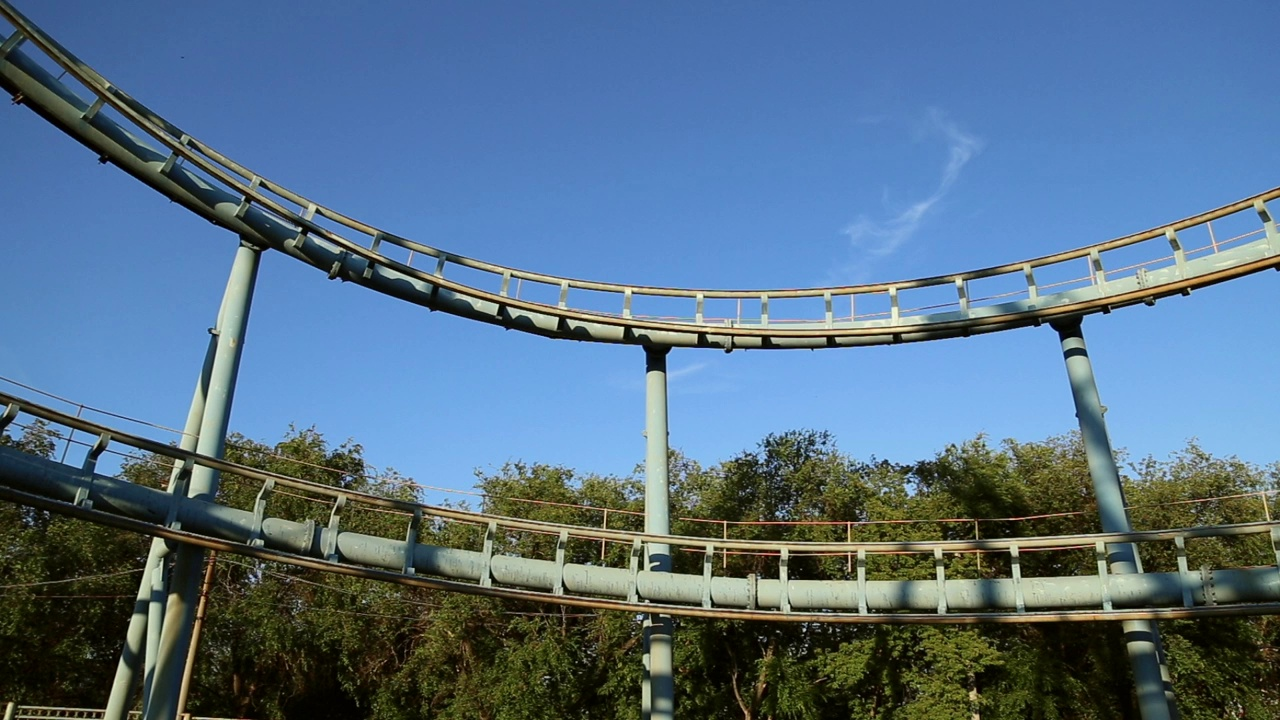
#> input picture Aprendidado_maquina/imagens_am/_000.jpg, 1280 x 720 px, given in place of mont_russa.mp4, which was not available
$ jupyter execute desafio.ipynb   (shell and % lines are left out)
#> lines starting #> are read from the running program, lines starting #| are printed output that depends on the picture; after the words box and inside, x2 and y2 are one past the last pixel; in counts of white or black regions, pixels touching at a corner belong together; pictures that were not available may be replaced by others from this repository, and a replacement may not be noted
[cell 1]
path = "imagens_am/"

[cell 2]
import cv2
import numpy as np

video = cv2.VideoCapture(path + 'mont_russa.mp4')
cont_frames = 0

lim_ini = np.array([0, 100, 100])
lim_fim = np.array([30, 255, 255])

while(True):
    ret, frame = video.read()
#> frame is the input picture: shape (720, 1280, 3); mean B, G, R 136.2, 112.4, 85.5
    if ret:
        nome = path + '_' + "{0:03}".format(cont_frames) + '.jpg'
        print(nome)
        cv2.imwrite(nome, frame)
        cont_frames += 1
        im_ar_hsv = cv2.cvtColor(frame, cv2.COLOR_BGR2HSV)
#> im_ar_hsv: shape (720, 1280, 3); mean H, S, V 77.9, 133.8, 147
        templ_cor = cv2.inRange(im_ar_hsv, lim_ini, lim_fim)
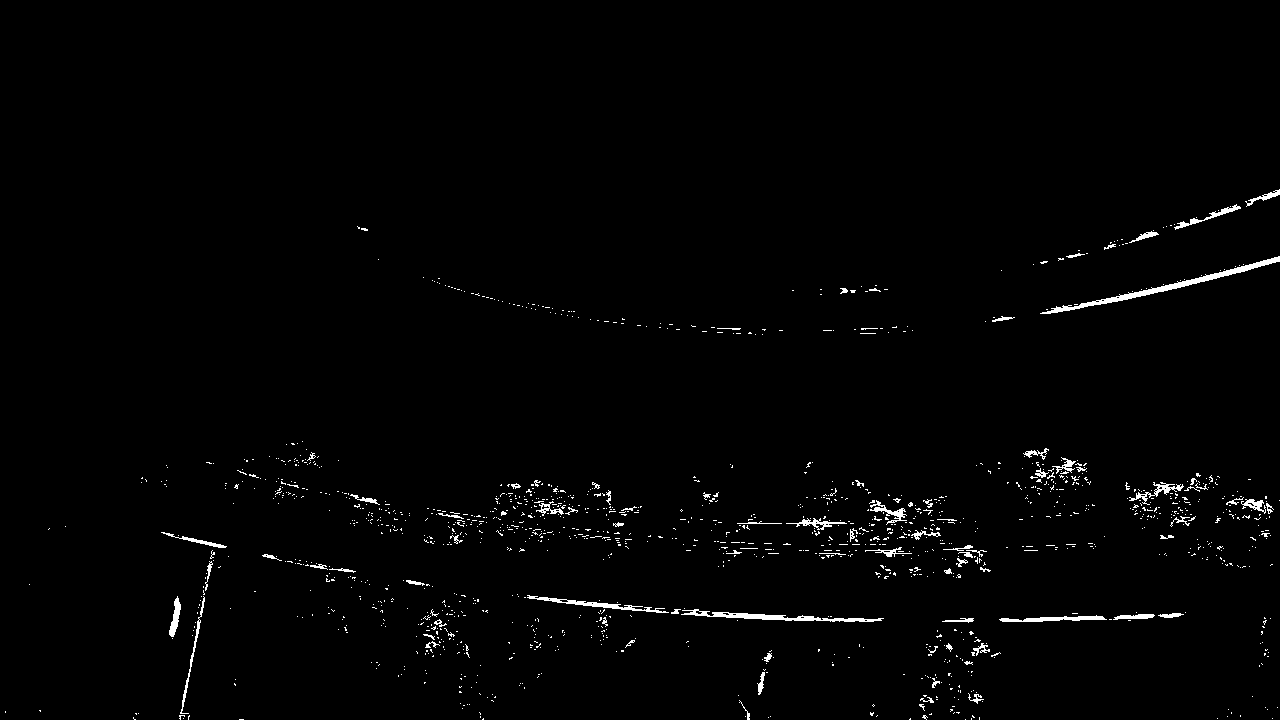
#> templ_cor: shape (720, 1280); 1.3% white; 1427 white regions (1342 under 20 px), largest, box (x1, y1, x2, y2) and area: (1040, 256, 1280, 314) 1238, (681, 609, 884, 622) 797, (527, 595, 669, 613) 504
        saida = cv2.bitwise_and(frame, frame, mask=templ_cor)
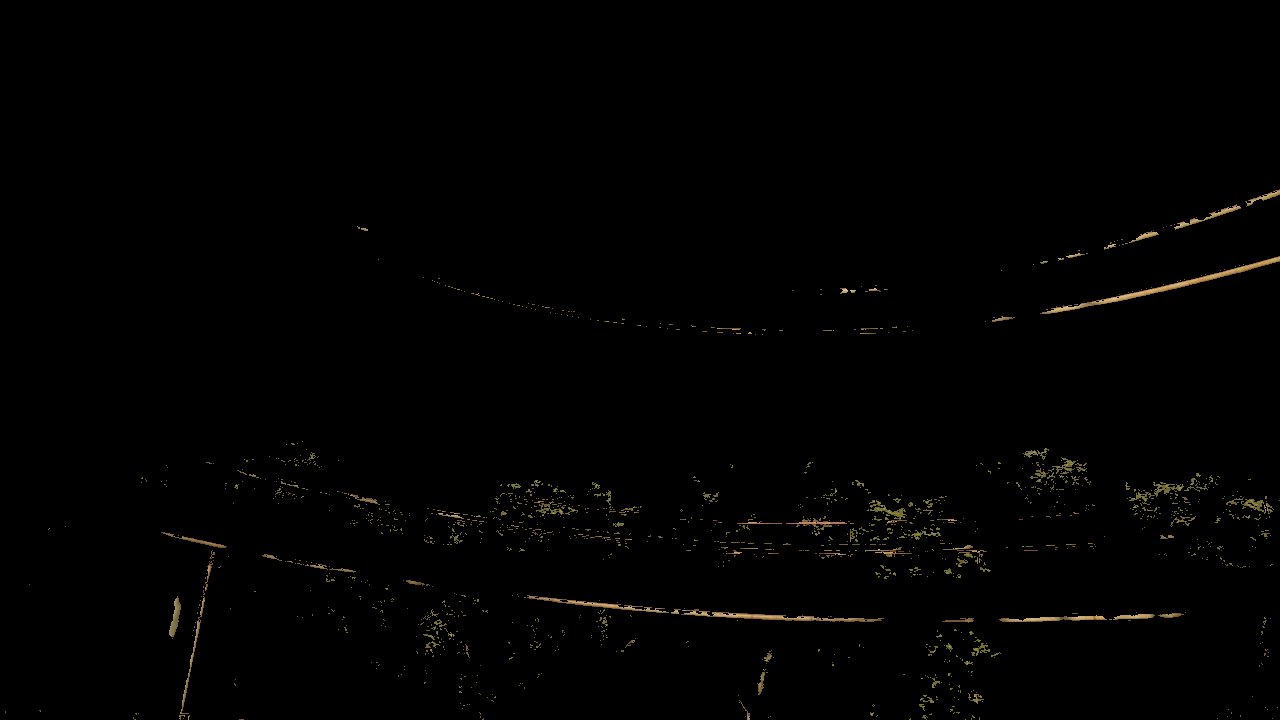
#> saida: shape (720, 1280, 3); mean B, G, R 0.9, 1.6, 1.8

    else:
        break
print('Fim da geração.')

$ run again, on Aprendidado_maquina/imagens_am/mesa_1.jpg
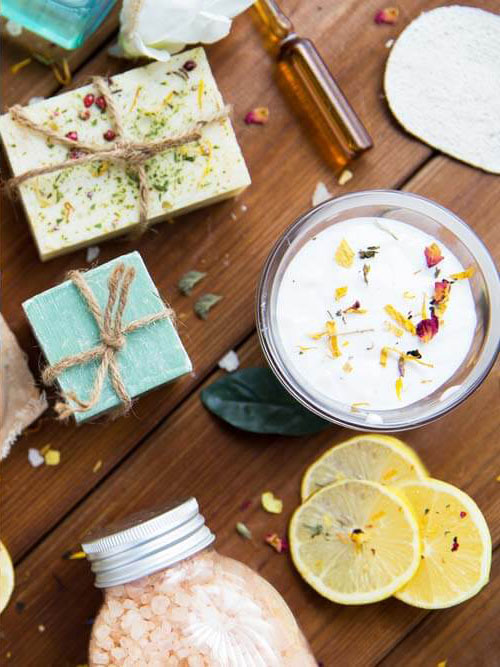
#> input picture Aprendidado_maquina/imagens_am/mesa_1.jpg, 500 x 667 px, given in place of mont_russa.mp4, which was not available
#> frame is the input picture: shape (667, 500, 3); mean B, G, R 120.2, 143.7, 163.2
#> im_ar_hsv: shape (667, 500, 3); mean H, S, V 39.1, 101.4, 167.6
#> `templ_cor = cv2.inRange(im_ar_hsv, lim_ini, lim_fim)`:
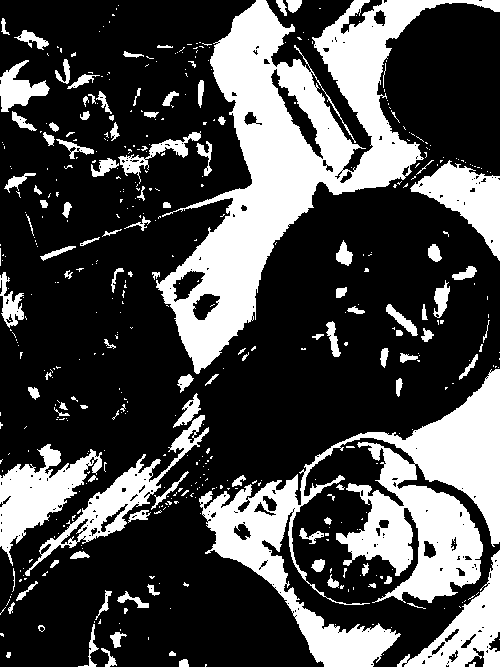
#> templ_cor: shape (667, 500); 29.2% white; 480 white regions (371 under 20 px), largest, box (x1, y1, x2, y2) and area: (156, 0, 500, 374) 36755, (199, 369, 500, 667) 30054, (0, 444, 102, 566) 4921
#> `saida = cv2.bitwise_and(frame, frame, mask=templ_cor)`:
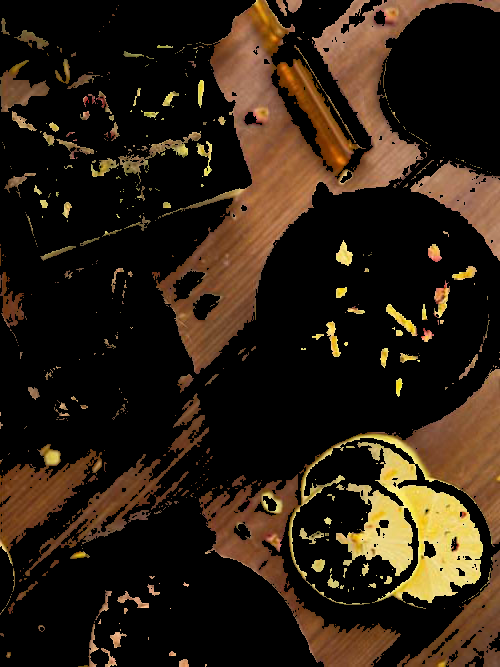
#> saida: shape (667, 500, 3); mean B, G, R 18.4, 31.6, 44.5

$ run again, on Aprendidado_maquina/imagens_am/paisagem_caverna_grecia.jpg
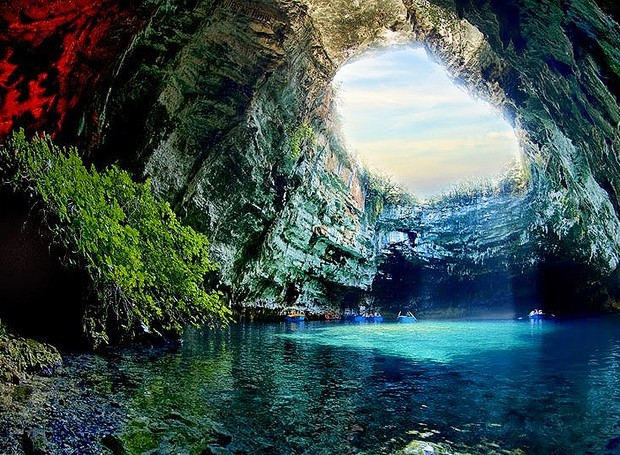
#> input picture Aprendidado_maquina/imagens_am/paisagem_caverna_grecia.jpg, 620 x 455 px, given in place of mont_russa.mp4, which was not available
#> frame is the input picture: shape (455, 620, 3); mean B, G, R 78.9, 80.6, 60.6
#> im_ar_hsv: shape (455, 620, 3); mean H, S, V 76.4, 142.9, 91.5
#> `templ_cor = cv2.inRange(im_ar_hsv, lim_ini, lim_fim)`:
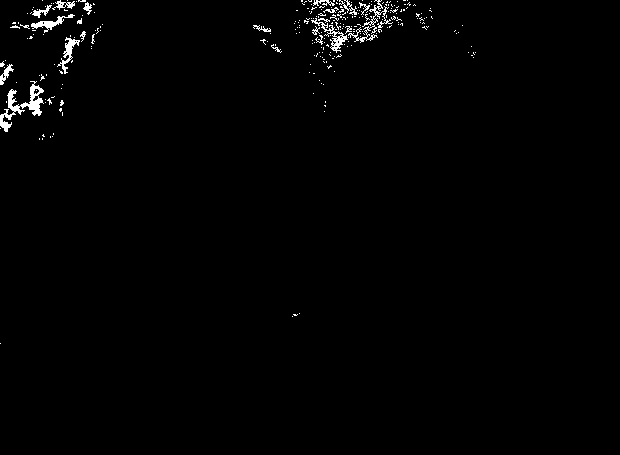
#> templ_cor: shape (455, 620); 1.2% white in thin lines or dots, all inside (x1, y1, x2, y2) = (0, 0, 476, 344)
#> `saida = cv2.bitwise_and(frame, frame, mask=templ_cor)`:
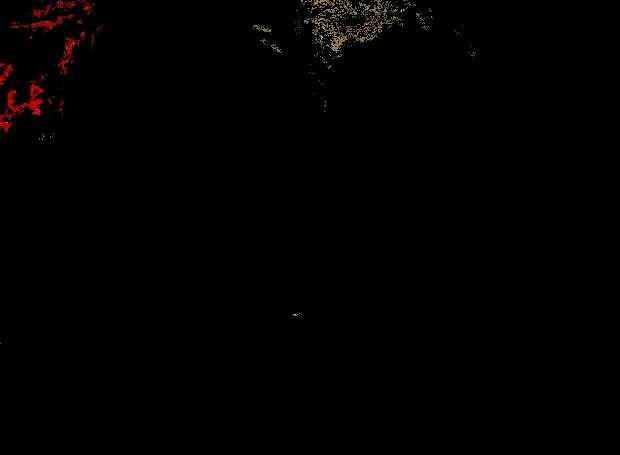
#> saida: shape (455, 620, 3); mean B, G, R 0.4, 0.7, 1.5
